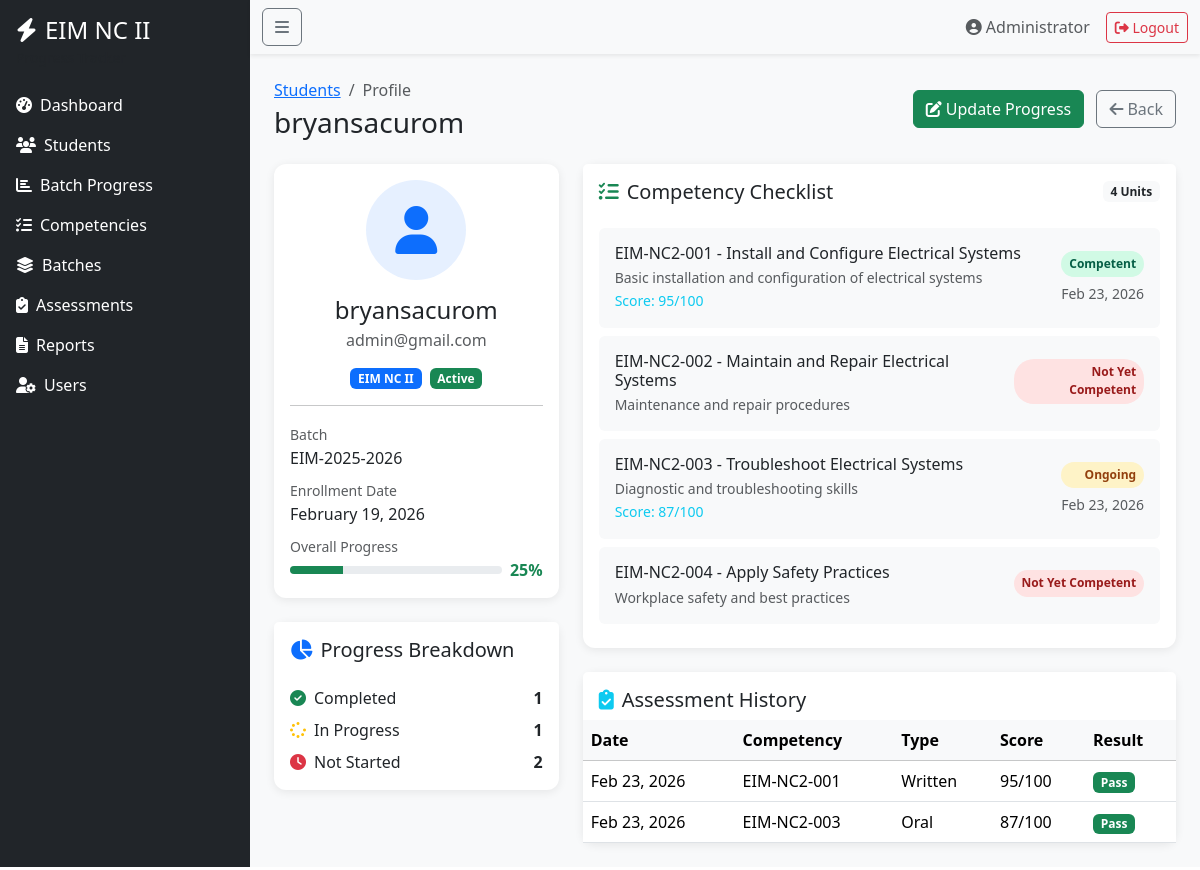
/EIM-Student-Tracking-System/TrackingEIM-NC2-Git/admin/student_profile.php?id=2 (signed in), run on the app's committed database.
### tables this page shows
CREATE TABLE `students` (
  `id` int(10) UNSIGNED NOT NULL,
  `user_id` int(10) UNSIGNED DEFAULT NULL,
  `name` varchar(100) NOT NULL,
  `email` varchar(255) DEFAULT NULL,
  `batch_id` int(10) UNSIGNED DEFAULT NULL,
  `enrollment_date` date DEFAULT NULL,
  `status` enum('active','inactive','graduated') NOT NULL DEFAULT 'active',
  `tesda_qualification` varchar(100) DEFAULT 'EIM NC II',
  `created_at` timestamp NOT NULL DEFAULT current_timestamp(),
  `updated_at` timestamp NULL DEFAULT NULL ON UPDATE current_timestamp()
);

CREATE TABLE `batches` (
  `id` int(10) UNSIGNED NOT NULL,
  `name` varchar(100) NOT NULL,
  `year` int(11) DEFAULT NULL,
  `created_at` timestamp NOT NULL DEFAULT current_timestamp(),
  `updated_at` timestamp NULL DEFAULT NULL ON UPDATE current_timestamp()
);

CREATE TABLE `student_competencies` (
  `student_id` int(10) UNSIGNED NOT NULL,
  `competency_id` int(10) UNSIGNED NOT NULL,
  `status` enum('not_started','in_progress','completed') NOT NULL DEFAULT 'not_started',
  `practical_score` int(11) DEFAULT NULL,
  `assessment_date` date DEFAULT NULL,
  `remarks` text DEFAULT NULL,
  `updated_at` timestamp NULL DEFAULT NULL ON UPDATE current_timestamp()
);

CREATE TABLE `competencies` (
  `id` int(10) UNSIGNED NOT NULL,
  `code` varchar(50) NOT NULL,
  `title` varchar(255) NOT NULL,
  `description` text DEFAULT NULL,
  `created_at` timestamp NOT NULL DEFAULT current_timestamp(),
  `updated_at` timestamp NULL DEFAULT NULL ON UPDATE current_timestamp()
);

CREATE TABLE `assessments` (
  `id` int(10) UNSIGNED NOT NULL,
  `student_id` int(10) UNSIGNED NOT NULL,
  `competency_id` int(10) UNSIGNED NOT NULL,
  `assessment_type` varchar(50) NOT NULL,
  `score` int(11) DEFAULT NULL,
  `result` enum('pass','fail','pending') NOT NULL DEFAULT 'pending',
  `assessed_by` int(10) UNSIGNED DEFAULT NULL,
  `assessed_at` timestamp NOT NULL DEFAULT current_timestamp(),
  `remarks` text DEFAULT NULL
);

### EIM-Student-Tracking-System/TrackingEIM-NC2-Git/models/Student.php (called while the page is built, shortened)
<?php
class Student
{
    public static function find(int $id)
    {
        $pdo = Database::getConnection();
        $stmt = $pdo->prepare('
            SELECT s.*, b.name as batch_name
            FROM students s
            LEFT JOIN batches b ON s.batch_id = b.id
            WHERE s.id = :id
        ');
        $stmt->execute([':id' => $id]);
        return $stmt->fetch();
    }
    public static function getProgressStats($studentId)
    {
        $pdo = Database::getConnection();
        $stmt = $pdo->prepare('
            SELECT
                COUNT(*) as total_competencies,
                SUM(CASE WHEN status = "completed" THEN 1 ELSE 0 END) as completed,
                SUM(CASE WHEN status = "in_progress" THEN 1 ELSE 0 END) as in_progress,
                SUM(CASE WHEN status = "not_started" THEN 1 ELSE 0 END) as not_started
            FROM student_competencies
            WHERE student_id = :student_id
        ');
        $stmt->execute([':student_id' => $studentId]);
        return $stmt->fetch();
    }
    public static function getOverallProgressPercentage($studentId)
    {
        $stats = self::getProgressStats($studentId);
        return round(($stats['completed'] / $stats['total_competencies']) * 100);
    }
}

### EIM-Student-Tracking-System/TrackingEIM-NC2-Git/bootstrap.php (called while the page is built, shortened)
<?php
function e(string $s): string { return htmlspecialchars($s, ENT_QUOTES, 'UTF-8'); }

### EIM-Student-Tracking-System/TrackingEIM-NC2-Git/models/Competency.php (called while the page is built, shortened)
<?php
class Competency
{
    public static function getByStudent($studentId)
    {
        $pdo = Database::getConnection();
        $stmt = $pdo->prepare('
            SELECT c.*, sc.status, sc.practical_score, sc.assessment_date, sc.remarks
            FROM competencies c
            LEFT JOIN student_competencies sc ON c.id = sc.competency_id AND sc.student_id = :student_id
            ORDER BY c.code
        ');
        $stmt->execute([':student_id' => $studentId]);
        return $stmt->fetchAll();
    }
}

### EIM-Student-Tracking-System/TrackingEIM-NC2-Git/models/Assessment.php (called while the page is built, shortened)
<?php
class Assessment
{
    public static function getByStudent($studentId)
    {
        $pdo = Database::getConnection();
        $stmt = $pdo->prepare('
            SELECT a.*, c.code as competency_code, c.title as competency_title, u.name as assessed_by_name
            FROM assessments a
            JOIN competencies c ON a.competency_id = c.id
            LEFT JOIN users u ON a.assessed_by = u.id
            WHERE a.student_id = :student_id
            ORDER BY a.assessed_at DESC
        ');
        $stmt->execute([':student_id' => $studentId]);
        return $stmt->fetchAll();
    }
}

### EIM-Student-Tracking-System/TrackingEIM-NC2-Git/admin/student_profile.php (the view, shortened to what this page needs)
<?php
require_once __DIR__ . '/../bootstrap.php';
require_once __DIR__ . '/../models/Student.php';
require_once __DIR__ . '/../models/Competency.php';
require_once __DIR__ . '/../models/Assessment.php';
$studentId = (int)($_GET['id'] ?? 0);
$student = Student::find($studentId);
$competencies = Competency::getByStudent($studentId);
$assessments = Assessment::getByStudent($studentId);
$progressStats = Student::getProgressStats($studentId);
$overallProgress = Student::getOverallProgressPercentage($studentId);
require __DIR__ . '/../views/layouts/header.php';
?>
<div class="d-flex justify-content-between align-items-center mb-4">
    <div>
        <nav aria-label="breadcrumb">
            <ol class="breadcrumb mb-1">
                <li class="breadcrumb-item"><a href="students.php">Students</a></li>
                <li class="breadcrumb-item active">Profile</li>
            </ol>
        </nav>
        <h3 class="mb-0"><?php echo e($student['name']); ?></h3>
    </div>
    <div>
        <a href="update_progress.php?student=<?php echo $studentId; ?>" class="btn btn-success me-2">
            <i class="fas fa-edit me-1"></i>Update Progress
        </a>
        <a href="students.php" class="btn btn-outline-secondary">
            <i class="fas fa-arrow-left me-1"></i>Back
        </a>
    </div>
</div>
<div class="row g-4">
    <div class="col-md-4">
        <div class="card dashboard-card">
            <div class="card-body text-center">
                <div class="bg-primary bg-opacity-10 text-primary rounded-circle d-inline-flex align-items-center justify-content-center mb-3"
                     style="width: 100px; height: 100px; font-size: 3rem;">
                    <i class="fas fa-user"></i>
                </div>
                <h4 class="mb-1"><?php echo e($student['name']); ?></h4>
                <p class="text-muted mb-3"><?php echo e($student['email']); ?></p>
                <div class="d-flex justify-content-center gap-2 mb-3">
                    <span class="badge bg-primary"><?php echo e($student['tesda_qualification']); ?></span>
                    <span class="badge <?php echo $student['status'] === 'active' ? 'bg-success' : 'bg-secondary'; ?>">
                        <?php echo ucfirst($student['status']); ?>
                    </span>
                </div>
                <hr>
                <div class="text-start">
                    <div class="mb-2">
                        <small class="text-muted">Batch</small>
                        <p class="mb-0 fw-medium"><?php echo e($student['batch_name'] ?? 'N/A'); ?></p>
                    </div>
                    <div class="mb-2">
                        <small class="text-muted">Enrollment Date</small>
                        <p class="mb-0 fw-medium"><?php echo $student['enrollment_date'] ? date('F d, Y', strtotime($student['enrollment_date'])) : 'N/A'; ?></p>
                    </div>
                    <div>
                        <small class="text-muted">Overall Progress</small>
                        <div class="d-flex align-items-center">
                            <div class="progress flex-grow-1 progress-thin me-2">
                                <div class="progress-bar bg-success" role="progressbar" style="width: <?php echo $overallProgress; ?>%"></div>
                            </div>
                            <span class="fw-bold text-success"><?php echo $overallProgress; ?>%</span>
                        </div>
                    </div>
                </div>
            </div>
        </div>
        <div class="card dashboard-card mt-4">
            <div class="card-header bg-white border-0 pt-3">
                <h5 class="mb-0"><i class="fas fa-chart-pie me-2 text-primary"></i>Progress Breakdown</h5>
            </div>
            <div class="card-body">
                <div class="d-flex justify-content-between align-items-center mb-2">
                    <span><i class="fas fa-check-circle text-success me-2"></i>Completed</span>
                    <span class="fw-bold"><?php echo $progressStats['completed']; ?></span>
                </div>
                <div class="d-flex justify-content-between align-items-center mb-2">
                    <span><i class="fas fa-spinner text-warning me-2"></i>In Progress</span>
                    <span class="fw-bold"><?php echo $progressStats['in_progress']; ?></span>
                </div>
                <div class="d-flex justify-content-between align-items-center">
                    <span><i class="fas fa-clock text-danger me-2"></i>Not Started</span>
                    <span class="fw-bold"><?php echo $progressStats['not_started']; ?></span>
                </div>
            </div>
        </div>
    </div>
    <div class="col-md-8">
        <div class="card dashboard-card">
            <div class="card-header bg-white border-0 pt-3 d-flex justify-content-between align-items-center">
                <h5 class="mb-0"><i class="fas fa-tasks me-2 text-success"></i>Competency Checklist</h5>
                <span class="badge bg-light text-dark"><?php echo count($competencies); ?> Units</span>
            </div>
            <div class="card-body">
                <?php foreach ($competencies as $comp):
                    $statusClass = $comp['status'] === 'completed' ? 'status-completed' :
                                  ($comp['status'] === 'in_progress' ? 'status-in_progress' : 'status-not_started');
                    $statusText = $comp['status'] === 'completed' ? 'Competent' :
                                  ($comp['status'] === 'in_progress' ? 'Ongoing' : 'Not Yet Competent');
                ?>
                <div class="d-flex align-items-center p-3 mb-2 bg-light rounded">
                    <div class="flex-grow-1">
                        <h6 class="mb-1"><?php echo e($comp['code']); ?> - <?php echo e($comp['title']); ?></h6>
                        <p class="text-muted mb-0 small"><?php echo e($comp['description']); ?></p>
                        <?php if ($comp['practical_score']): ?>
                            <small class="text-info">Score: <?php echo $comp['practical_score']; ?>/100</small>
                        <?php endif; ?>
                    </div>
                    <div class="text-end">
                        <span class="status-badge <?php echo $statusClass; ?> mb-1 d-block"><?php echo $statusText; ?></span>
                        <?php if ($comp['assessment_date']): ?>
                            <small class="text-muted"><?php echo date('M d, Y', strtotime($comp['assessment_date'])); ?></small>
                        <?php endif; ?>
                    </div>
                </div>
                <?php endforeach; ?>
            </div>
        </div>
        <div class="card dashboard-card mt-4">
            <div class="card-header bg-white border-0 pt-3">
                <h5 class="mb-0"><i class="fas fa-clipboard-check me-2 text-info"></i>Assessment History</h5>
            </div>
            <div class="card-body p-0">
                <?php if (empty($assessments)): ?>
                    <div class="text-center py-4 text-muted">
                        <i class="fas fa-inbox fs-1 mb-2"></i>
                        <p>No assessments recorded yet.</p>
                    </div>
                <?php else: ?>
                    <div class="table-responsive">
                        <table class="table table-hover mb-0">
                            <thead class="table-light">
                                <tr>
                                    <th>Date</th>
                                    <th>Competency</th>
                                    <th>Type</th>
                                    <th>Score</th>
                                    <th>Result</th>
                                </tr>
                            </thead>
                            <tbody>
                                <?php foreach ($assessments as $assessment):
                                    $resultClass = $assessment['result'] === 'pass' ? 'bg-success' :
                                                  ($assessment['result'] === 'fail' ? 'bg-danger' : 'bg-warning');
                                ?>
                                <tr>
                                    <td><?php echo date('M d, Y', strtotime($assessment['assessed_at'])); ?></td>
                                    <td><?php echo e($assessment['competency_code']); ?></td>
                                    <td><?php echo e($assessment['assessment_type']); ?></td>
                                    <td><?php echo $assessment['score']; ?>/100</td>
                                    <td><span class="badge <?php echo $resultClass; ?>"><?php echo ucfirst($assessment['result']); ?></span></td>
                                </tr>
                                <?php endforeach; ?>
                            </tbody>
                        </table>
                    </div>
                <?php endif; ?>
            </div>
        </div>
    </div>
</div>
<?php require __DIR__ . '/../views/layouts/footer.php'; ?>

### EIM-Student-Tracking-System/TrackingEIM-NC2-Git/assets/css/style.css (style rules this page uses)
body { padding-bottom: 40px; }
.dashboard-card { border: none; border-radius: 12px; box-shadow: 0 2px 10px rgba(0,0,0,0.08); transition: transform 0.2s, box-shadow 0.2s; }
.status-badge { padding: 0.35em 0.65em; font-size: 0.75em; font-weight: 600; border-radius: 20px; }
.status-completed { background-color: #d1fae5; color: #065f46; }
.status-in_progress { background-color: #fef3c7; color: #92400e; }
.status-not_started { background-color: #fee2e2; color: #991b1b; }
.progress-thin { height: 8px; border-radius: 4px; }

### data on the page
students: name "bryansacurom", email "admin@gmail.com", tesda_qualification "EIM NC II", status "Active", batch.name "EIM-2025-2026", enrollment_date "February 19, 2026"
student_competencies: competency.code "EIM-NC2-001", competency.title "Install and Configure Electrical Systems", competency.description "Basic installation and configuration of electrical systems", practical_score "95", status "Competent", assessment_date "Feb 23, 2026"
student_competencies: competency.code "EIM-NC2-002", competency.title "Maintain and Repair Electrical Systems", competency.description "Maintenance and repair procedures", status "Not Yet Competent"
student_competencies: competency.code "EIM-NC2-003", competency.title "Troubleshoot Electrical Systems", competency.description "Diagnostic and troubleshooting skills", practical_score "87", status "Ongoing", assessment_date "Feb 23, 2026"
student_competencies: competency.code "EIM-NC2-004", competency.title "Apply Safety Practices", competency.description "Workplace safety and best practices", status "Not Yet Competent"
assessments: assessed_at "Feb 23, 2026", competency.code "EIM-NC2-001", assessment_type "Written", score "95", result "Pass"
assessments: assessed_at "Feb 23, 2026", competency.code "EIM-NC2-003", assessment_type "Oral", score "87", result "Pass"

### other printed values
$_SESSION['user']['name'] "Administrator"
$overallProgress "25"
$progressStats['completed'] "1"
$progressStats['in_progress'] "1"
$progressStats['not_started'] "2"
count($competencies) "4"
